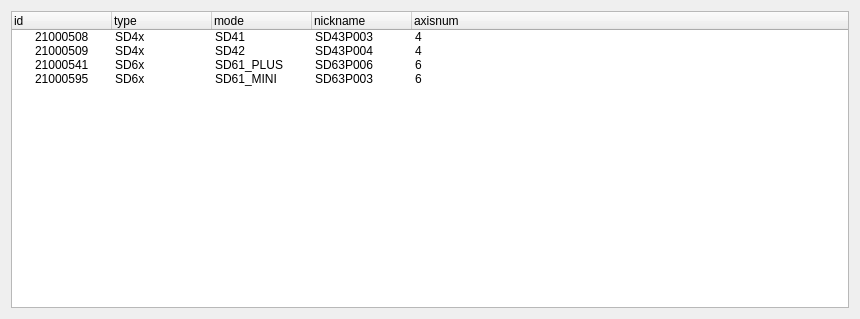
<?xml version="1.0" encoding="UTF-8"?>
<ui version="4.0">
 <class>Form</class>
 <widget class="QWidget" name="Form">
  <property name="geometry">
   <rect>
    <x>0</x>
    <y>0</y>
    <width>860</width>
    <height>319</height>
   </rect>
  </property>
  <property name="windowTitle">
   <string>Form</string>
  </property>
  <layout class="QVBoxLayout" name="verticalLayout">
   <item>
    <widget class="QTreeWidget" name="treeWidget">
     <column>
      <property name="text">
       <string>id</string>
      </property>
     </column>
     <column>
      <property name="text">
       <string>type</string>
      </property>
     </column>
     <column>
      <property name="text">
       <string>mode</string>
      </property>
     </column>
     <column>
      <property name="text">
       <string>nickname</string>
      </property>
     </column>
     <column>
      <property name="text">
       <string>axisnum</string>
      </property>
     </column>
     <item>
      <property name="text">
       <string>21000508</string>
      </property>
      <property name="text">
       <string>SD4x</string>
      </property>
      <property name="text">
       <string>SD41</string>
      </property>
      <property name="text">
       <string>SD43P003</string>
      </property>
      <property name="text">
       <string>4</string>
      </property>
     </item>
     <item>
      <property name="text">
       <string>21000509</string>
      </property>
      <property name="text">
       <string>SD4x</string>
      </property>
      <property name="text">
       <string>SD42</string>
      </property>
      <property name="text">
       <string>SD43P004</string>
      </property>
      <property name="text">
       <string>4</string>
      </property>
     </item>
     <item>
      <property name="text">
       <string>21000541</string>
      </property>
      <property name="text">
       <string>SD6x</string>
      </property>
      <property name="text">
       <string>SD61_PLUS</string>
      </property>
      <property name="text">
       <string>SD63P006</string>
      </property>
      <property name="text">
       <string>6</string>
      </property>
     </item>
     <item>
      <property name="text">
       <string>21000595</string>
      </property>
      <property name="text">
       <string>SD6x</string>
      </property>
      <property name="text">
       <string>SD61_MINI</string>
      </property>
      <property name="text">
       <string>SD63P003</string>
      </property>
      <property name="text">
       <string>6</string>
      </property>
     </item>
    </widget>
   </item>
  </layout>
 </widget>
 <resources/>
 <connections/>
</ui>
